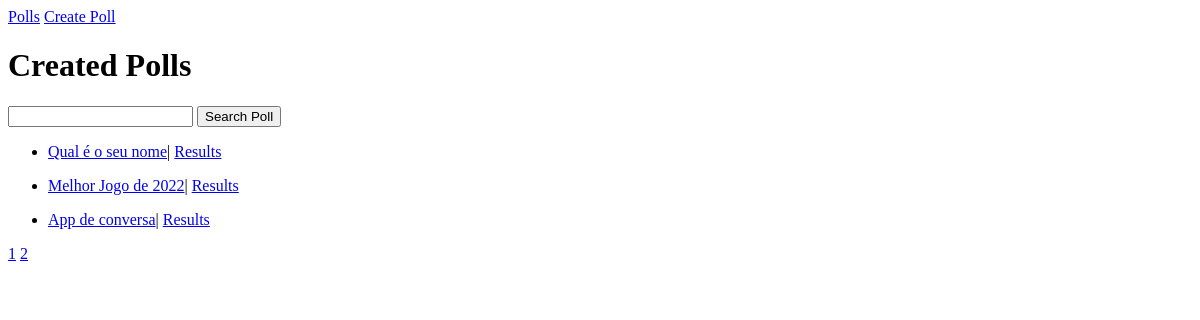
The app's page /home/2/, older data.
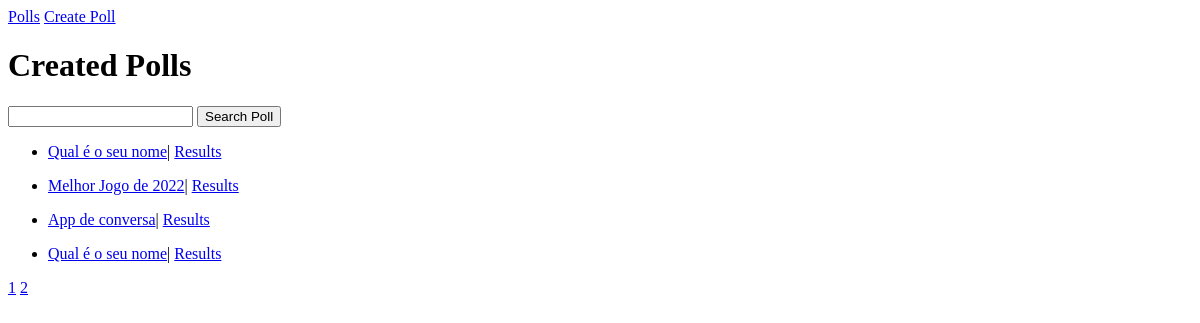
The same page, newer data.
### poll/models.py (models this page shows, shortened)
class Pergunta(models.Model):
    texto_pergunta = models.CharField(max_length=200)

### poll/views.py (the view)
# urls.py: path('home/<int:pagina>/', Home_pagina, name = 'home_pagina'),
def Home_pagina(request,pagina):
    if request.method == 'GET':
        lista_perguntas = Pergunta.objects.all()
        npaginas = n_paginas(lista_perguntas)
        lista_perguntas = Pergunta.objects.all()[((pagina-1)*10):(pagina*10)]
        context = {
            'perguntas':lista_perguntas,
            'paginas':[x+1 for x in range(0,npaginas)]
        }
        return render(request, 'home_pagina.html', context)
    elif request.method == 'POST' and  request.POST.get('procurar'):
        lista_perguntas = Pergunta.objects.all().filter(texto_pergunta__icontains = request.POST.get('pergunta_procurada'))
        context = {
            'perguntas':lista_perguntas
        }
        return render(request, 'home_pagina.html', context)

### poll/views.py (called while the page is built)
def n_paginas(lista_perguntas):
    num = lista_perguntas.count()
    return math.ceil(num/10)

### polls/templates/home_pagina.html (shortened to what this page needs)
{%extends 'home.html'%}

### polls/templates/home.html
{%extends 'base.html'%}
{%block home%}
{%block content%}
<h1>Created Polls</h1>
<form action="{%url 'home'%}" method="POST">{%csrf_token%}
<input type="text" name = 'pergunta_procurada'> <input type="submit" name = 'procurar' value = 'Search Poll'>
</form>
{%for p in perguntas%}
    <ul>
    <li><a href="{%url 'vote' p.pk%}">{{p.texto_pergunta}}</a>| <a href="{%url 'result' p.pk%}">Results</a></li>
    </ul>
{%endfor%}
{%for pagina in paginas%}
<a href="{%url 'home_pagina' pagina%}" name = 'pagina'>{{pagina}}</a>
{%endfor%}
{%endblock content%}
{%endblock home%}

Row changes from the older to the newer data that the page shows:
added Pergunta: texto_pergunta "Qual é o seu nome"
